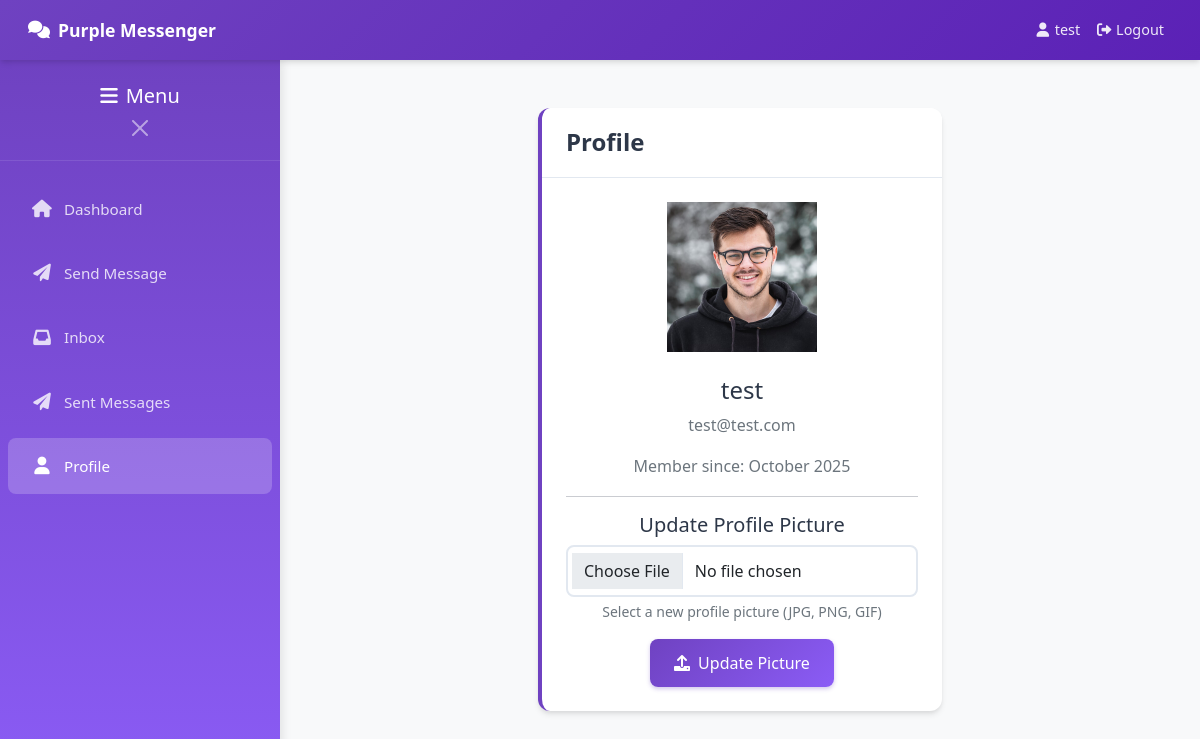
The app's page /profile (signed in) with its own data.
### database.py (models this page shows)
class User(UserMixin, db.Model):
    id = db.Column(db.Integer, primary_key=True)
    username = db.Column(db.String(80), unique=True, nullable=False)
    email = db.Column(db.String(120), unique=True, nullable=False)
    password = db.Column(db.String(200), nullable=False)
    profile_pic = db.Column(db.String(200), default='default.png')
    created_at = db.Column(db.DateTime, default=datetime.utcnow)
    sent_messages = db.relationship('Message', foreign_keys='Message.sender_id', backref='sender', lazy=True)
    received_messages = db.relationship('Message', foreign_keys='Message.receiver_id', backref='receiver', lazy=True)

### app.py (the view, shortened to what this page needs)
@app.route('/profile', methods=['GET', 'POST'])
@login_required
def profile():
    return render_template('profile.html')

### app.py (called while the page is built)
@login_manager.user_loader
def load_user(user_id):
    return User.query.get(int(user_id))

### templates/profile.html
{% extends "base.html" %}
{% block content %}
<div class="row justify-content-center">
    <div class="col-md-8 col-lg-6">
        <div class="card card-purple">
            <div class="card-header text-center">
                <h4 class="card-title mb-0">Profile</h4>
            </div>
            <div class="card-body text-center">
                <div class="mb-4">
                    <img src="{{ url_for('static', filename='uploads/images/' + current_user.profile_pic) }}"
                         class="profile-pic" width="150px"
                         onerror="this.src='https://via.placeholder.com/150?text=User'">
                </div>
                <h4>{{ current_user.username }}</h4>
                <p class="text-muted">{{ current_user.email }}</p>
                <p class="text-muted">Member since: {{ current_user.created_at.strftime('%B %Y') }}</p>
                <hr>
                <h5>Update Profile Picture</h5>
                <form method="POST" action="{{ url_for('profile') }}" enctype="multipart/form-data">
                    <div class="mb-3">
                        <input type="file" class="form-control" id="profile_pic" name="profile_pic"
                               accept="image/*" required>
                        <div class="form-text">Select a new profile picture (JPG, PNG, GIF)</div>
                    </div>
                    <button type="submit" class="btn btn-purple">
                        <i class="fas fa-upload me-2"></i>Update Picture
                    </button>
                </form>
            </div>
        </div>
    </div>
</div>
{% endblock %}

### templates/base.html (shortened to what this page needs)
<!DOCTYPE html>
<html lang="en">
<head>
    <link href="https://cdn.jsdelivr.net/npm/bootstrap@5.1.3/dist/css/bootstrap.min.css" rel="stylesheet">
    <link href="https://cdnjs.cloudflare.com/ajax/libs/font-awesome/6.0.0/css/all.min.css" rel="stylesheet">
    <link href="{{ url_for('static', filename='css/style.css') }}" rel="stylesheet">
</head>
<body>
    <nav class="navbar navbar-expand-lg navbar-dark navbar-purple">
        <div class="container-fluid">
            <a class="navbar-brand" href="{{ url_for('dashboard') }}">
                <i class="fas fa-comments"></i>
                <span class="d-none d-sm-inline">Purple Messenger</span>
            </a>
            {% if current_user.is_authenticated %}
            <div class="navbar-nav ms-auto d-none d-md-flex align-items-center">
                <a class="nav-link" href="{{ url_for('profile') }}">
                    <i class="fas fa-user me-1"></i>
                    <span class="d-none d-lg-inline">{{ current_user.username }}</span>
                </a>
                <a class="nav-link" href="{{ url_for('logout') }}">
                    <i class="fas fa-sign-out-alt me-1"></i>
                    <span class="d-none d-lg-inline">Logout</span>
                </a>
            </div>
            {% endif %}
        </div>
    </nav>
    <div class="app-container">
        {% if current_user.is_authenticated %}
        <div class="sidebar" id="sidebar">
            <div class="sidebar-header">
                <h5 class="mb-0 text-white">
                    <i class="fas fa-bars me-2"></i>Menu
                </h5>
                <button class="btn-close btn-close-white mt-2" id="sidebarClose"></button>
            </div>
            <nav class="nav flex-column py-3">
                <a class="nav-link {% if request.endpoint == 'dashboard' %}active{% endif %}"
                   href="{{ url_for('dashboard') }}">
                    <i class="fas fa-home"></i>Dashboard
                </a>
                <a class="nav-link {% if request.endpoint == 'send_message' %}active{% endif %}"
                   href="{{ url_for('send_message') }}">
                    <i class="fas fa-paper-plane"></i>Send Message
                </a>
                <a class="nav-link {% if request.endpoint == 'inbox' %}active{% endif %}"
                   href="{{ url_for('inbox') }}">
                    <i class="fas fa-inbox"></i>Inbox
                </a>
                <a class="nav-link {% if request.endpoint == 'sent_messages' %}active{% endif %}"
                   href="{{ url_for('sent_messages') }}">
                    <i class="fas fa-paper-plane"></i>Sent Messages
                </a>
                <a class="nav-link {% if request.endpoint == 'profile' %}active{% endif %}"
                   href="{{ url_for('profile') }}">
                    <i class="fas fa-user"></i>Profile
                </a>
            </nav>
        </div>
        {% endif %}
        <main class="main-content" id="mainContent">
            {% block content %}{% endblock %}
        </main>
    </div>
</body>
</html>

### static/css/style.css (style rules this page uses)
:root { --primary-purple: #6f42c1; --secondary-purple: #8b5cf6; --light-purple: #a78bfa; --dark-purple: #5b21b6; --bg-purple: #f8f9fa; --text-dark: #2d3748; --text-light: #718096; --shadow: 0 4px 6px -1px rgba(0, 0, 0, 0.1), 0 2px 4px -1px rgba(0, 0, 0, 0.06); }
* { box-sizing: border-box; }
body { background-color: var(--bg-purple); font-family: 'Segoe UI', Tahoma, Geneva, Verdana, sans-serif; color: var(--text-dark); line-height: 1.6; padding: 0; margin: 0; min-height: 100vh; }
.navbar-purple { background: linear-gradient(135deg, var(--primary-purple), var(--dark-purple)); padding: 0.75rem 1rem; box-shadow: var(--shadow); position: sticky; top: 0; z-index: 1000; height: 60px; }
.navbar-brand { font-weight: 600; font-size: 1.1rem; display: flex; align-items: center; color: white !important; text-decoration: none; }
.navbar-brand i { margin-right: 0.5rem; }
.navbar-nav .nav-link { color: rgba(255, 255, 255, 0.9) !important; padding: 0.5rem 1rem; display: flex; align-items: center; font-size: 0.9rem; text-decoration: none; }
.navbar-nav .nav-link i { margin-right: 0.5rem; width: 16px; text-align: center; }
.app-container { display: flex; min-height: calc(100vh - 60px); position: relative; }
.sidebar { background: linear-gradient(180deg, var(--primary-purple), var(--secondary-purple)); color: white; width: 280px; flex-shrink: 0; transition: transform 0.3s ease; overflow-y: auto; box-shadow: 2px 0 10px rgba(0, 0, 0, 0.1); z-index: 999; }
.sidebar-header { padding: 1.5rem 1rem 1rem; border-bottom: 1px solid rgba(255, 255, 255, 0.1); text-align: center; display: none; }
.sidebar .nav-link { color: rgba(255, 255, 255, 0.8); padding: 1rem 1.5rem; margin: 0.25rem 0.5rem; border-radius: 0.5rem; display: flex; align-items: center; text-decoration: none; transition: all 0.3s ease; font-size: 0.95rem; }
.sidebar .nav-link i { margin-right: 0.75rem; width: 20px; text-align: center; font-size: 1.1rem; }
.sidebar .nav-link.active { color: white; background-color: rgba(255, 255, 255, 0.2); font-weight: 500; }
.main-content { flex: 1; padding: 1rem; background-color: var(--bg-purple); overflow-x: hidden; width: 100%; }
@media (min-width: 768px) { .main-content { padding: 2rem; } }
@media (min-width: 1200px) { .main-content { padding: 3rem; } }
.card-purple { border: none; border-radius: 0.75rem; box-shadow: var(--shadow); margin-bottom: 1.5rem; border-left: 4px solid var(--primary-purple); background: white; }
.card-header { background: white; border-bottom: 1px solid #e2e8f0; padding: 1.25rem 1.5rem; border-radius: 0.75rem 0.75rem 0 0 !important; }
.card-title { color: var(--text-dark); font-weight: 600; margin-bottom: 0; display: flex; align-items: center; }
.card-body { padding: 1.5rem; }
.btn-purple { background: linear-gradient(135deg, var(--primary-purple), var(--secondary-purple)); border: none; color: white; padding: 0.75rem 1.5rem; border-radius: 0.5rem; font-weight: 500; transition: all 0.3s ease; text-decoration: none; display: inline-flex; align-items: center; justify-content: center; box-shadow: 0 2px 4px rgba(107, 70, 193, 0.3); }
.form-control, .form-select { border: 2px solid #e2e8f0; border-radius: 0.5rem; padding: 0.75rem 1rem; font-size: 1rem; transition: all 0.3s ease; }
.row { margin-left: -0.5rem; margin-right: -0.5rem; }
.col, [class*="col-"] { padding-left: 0.5rem; padding-right: 0.5rem; }
@media (min-width: 768px) { .sidebar-header { display: block; } }

### records on screen
User: username "test", profile_pic (picture), email "test@test.com", created_at "October 2025"
